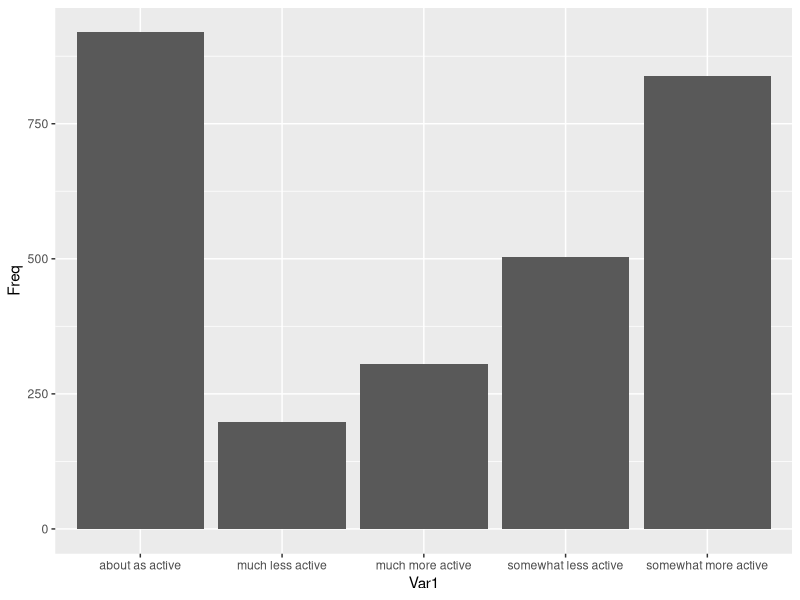
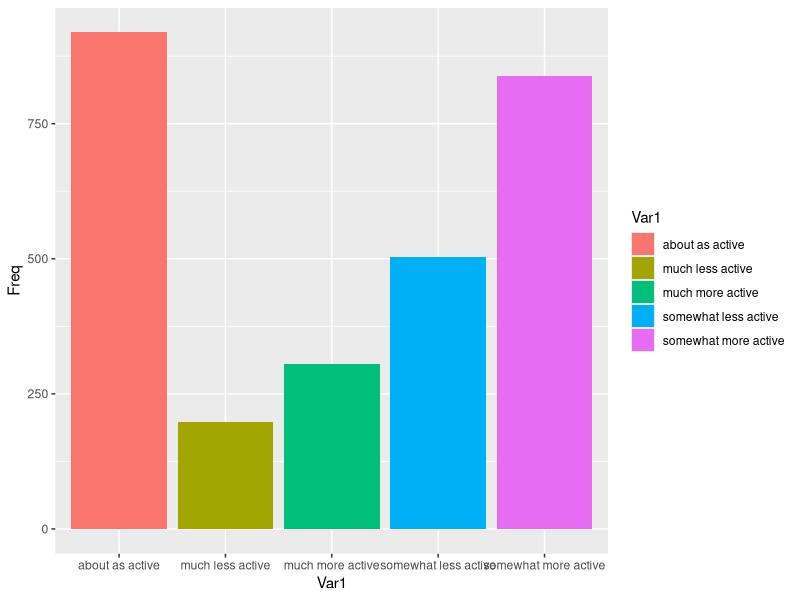
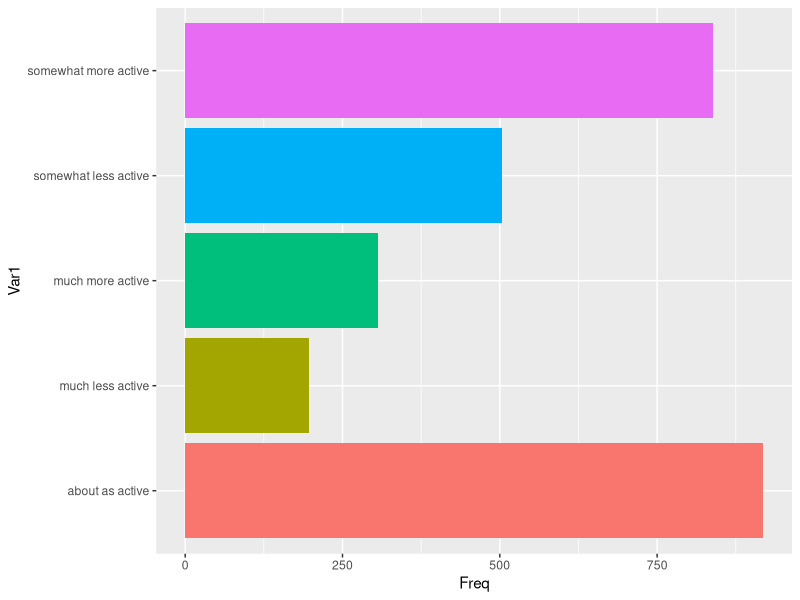
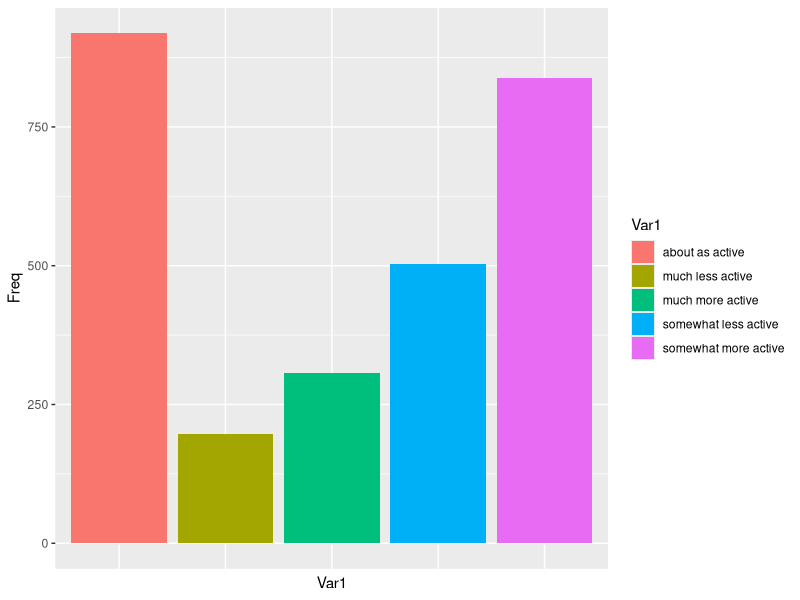
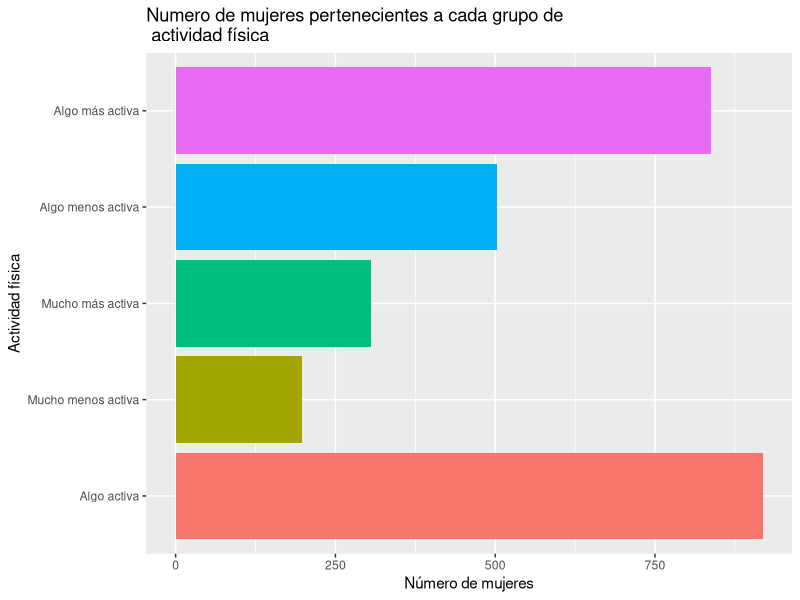
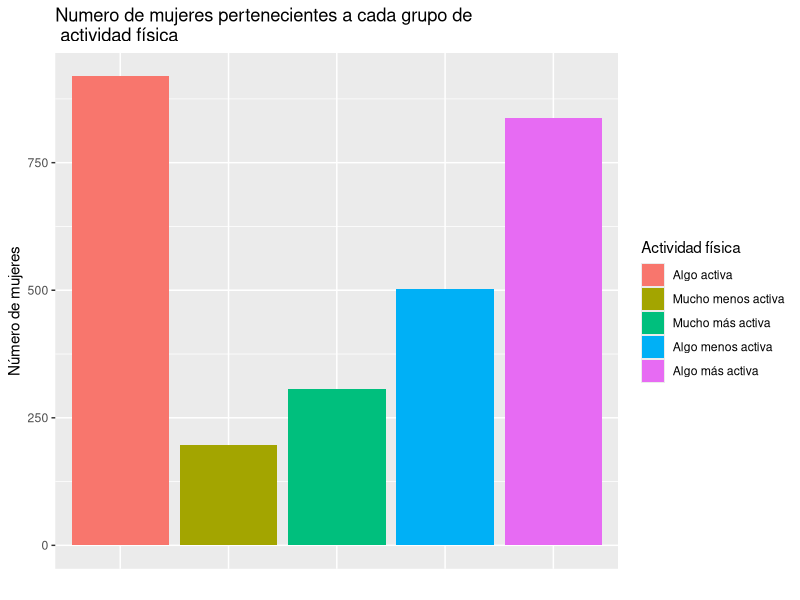
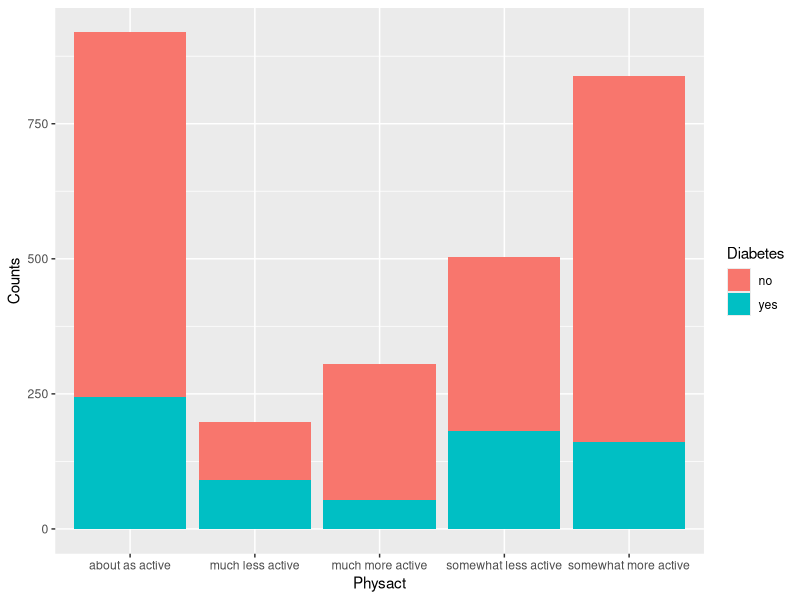
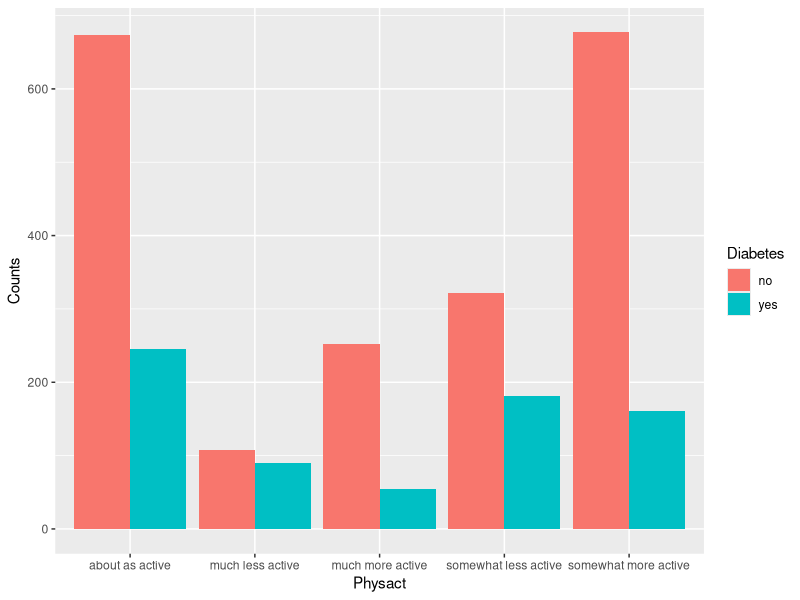

Recreate these plots in R, in order.
## ---- chunk 1
library(ggplot2)
## ---- chunk 2
setwd("/home/paulina/Documents/DataScience/Notebooks/")
hers <- read.csv("source/hersdata.csv")
## ---- chunk 3
head(hers)
## ---- chunk 4
counts <- table(hers$physact) #Obtenemos la cuenta para cada categoria con la funcion table()
counts <- as.data.frame(counts) #Lo convertimos en un dataframe para graficar
counts
## ---- chunk 5
ggplot(counts, aes(x = Var1, y = Freq)) +
  geom_bar(stat = "identity")
## ---- chunk 6
ggplot(counts, aes(x = Var1, y = Freq, fill = Var1)) +
  geom_bar(stat = "identity") 
## ---- chunk 7
#Girando la grafica con coord_flip() y eliminando la leyenda con theme()
ggplot(counts, aes(x = Var1, y = Freq, fill = Var1)) +
  geom_bar(stat = "identity") +
  coord_flip() +
  theme(legend.position = "none") 

#Eliminando los nombres del eje de las x y dejando la leyenda
ggplot(counts, aes(x = Var1, y = Freq, fill = Var1)) +
  geom_bar(stat = "identity") +
  theme(axis.ticks.x = element_blank(), axis.text.x=element_blank())
## ---- chunk 8
#Para cambiar el titulo y los nombres de los ejes, usamos los parametros "title", "x" y "y" dentro de labs()
#Paraca cambiar los nombres de los grupos:
#Caso 1: usando "labels" adentro de scale_x_discrete() 
ggplot(counts, aes(x = Var1, y = Freq, fill = Var1)) +
  geom_bar(stat = "identity") +
  coord_flip() +
  theme(legend.position = "none") +
  scale_x_discrete(labels = c("Algo activa", "Mucho menos activa", "Mucho más activa", "Algo menos activa", "Algo más activa")) +
  labs(title = "Numero de mujeres pertenecientes a cada grupo de \n actividad física", x = "Actividad física", y = "Número de mujeres")

#Caso 2: usando "name" y "labels" adentro de scale_fill_discrete()
ggplot(counts, aes(x = Var1, y = Freq, fill = Var1)) +
  geom_bar(stat = "identity") +
  theme(axis.ticks.x = element_blank(), axis.text.x=element_blank()) +
  scale_fill_discrete(name = "Actividad física", labels = c("Algo activa", "Mucho menos activa", "Mucho más activa", "Algo menos activa", "Algo más activa")) +
  labs(title = "Numero de mujeres pertenecientes a cada grupo de \n actividad física", x = "", y = "Número de mujeres")
## ---- chunk 9
#Sacamos las cuentas de mujeres para cada grupo de actividad fisica y de diabetes
counts2 <- tapply(hers$physact, 
                  list(hers$physact, hers$diabetes), 
                  table)
#Convertimos la matriz en un dataframe y hacemos que los nombres de las filas sean una columna
counts2 <- as.data.frame(counts2)
counts2$Physact <- rownames(counts2)
counts2
## ---- chunk 10
counts2 <- reshape(counts2, #Objeto a transformar
        direction = "long", #Necesitamos formato long
        varying = list(names(counts2)[1:2]), #Las columnas a alargar (las que tienen las cuentas) son la 1 y la 2
        v.names = "Counts", #Las cuentas se almacenaran en la columna "Counts"
        idvar = "Physact", #La variable con los identificadores del grupo de actividad fisica
        timevar = "Diabetes", #Variable que vamos a alargar, que corresponde a las columnas "no" y "yes"
        times = c("no", "yes"))
row.names(counts2) <- NULL
counts2
## ---- chunk 11
ggplot(counts2, aes(x = Physact, y = Counts, fill = Diabetes)) +
  geom_bar(stat = "identity") 
## ---- chunk 12
ggplot(counts2, aes(x = Physact, y = Counts, fill = Diabetes)) +
  geom_bar(stat = "identity", position=position_dodge()) 
## ---- chunk 13
#Barras apiladas
ggplot(counts2, aes(x = Physact, y = Counts, fill = Diabetes)) +
  geom_bar(stat = "identity") +
  coord_flip() +
  scale_fill_discrete(name = "Diabetes", labels = c("No", "Sí")) +
  scale_x_discrete(labels = c("Algo activa", "Mucho menos activa", "Mucho más activa", "Algo menos activa", "Algo más activa")) +
  labs(title = "Numero de mujeres pertenecientes a cada grupo de \n actividad física", x = "Actividad física", y = "Número de mujeres")

#Barras lado a lado
ggplot(counts2, aes(x = Physact, y = Counts, fill = Diabetes)) +
  geom_bar(stat = "identity", position=position_dodge()) +
  coord_flip() +
  scale_fill_discrete(name = "Diabetes", labels = c("No", "Sí")) +
  scale_x_discrete(labels = c("Algo activa", "Mucho menos activa", "Mucho más activa", "Algo menos activa", "Algo más activa")) +
  labs(title = "Numero de mujeres pertenecientes a cada grupo de \n actividad física", x = "Actividad física", y = "Número de mujeres")
## ---- chunk 14
ggplot(counts, aes(x = "", y = Freq, fill = Var1)) +
  geom_bar(stat = "identity") +
  coord_polar("y", start = 0) 
## ---- chunk 15
ggplot(counts, aes(x = "", y = Freq, fill = Var1)) +
  geom_bar(stat = "identity") +
  coord_polar("y", start = 0) +
  theme(axis.text = element_blank(), #Elimina los numeros
        axis.ticks = element_blank(), #Elimina la raya
        panel.grid  = element_blank()) #Elimina el circulo blanco
## ---- chunk 16
ggplot(counts, aes(x = "", y = Freq, fill = Var1)) +
  geom_bar(stat = "identity") +
  coord_polar("y", start = 0) +
  theme(axis.text = element_blank(), 
        axis.ticks = element_blank(), 
        panel.grid  = element_blank()) +
  scale_fill_discrete(name = "Actividad física", labels = c("Algo activa", "Mucho menos activa", "Mucho más activa", "Algo menos activa", "Algo más activa")) +
  labs(title = "Numero de mujeres pertenecientes a cada grupo de \n actividad física", x = "", y = "")
## ---- chunk 17
ggplot(hers, aes(x = glucose)) + 
  geom_histogram() +
  labs(title = "Histograma de la glucosa", x = "Glucosa", y = "Recuento")
## ---- chunk 18
ggplot(hers, aes(x = glucose)) + 
  geom_histogram(binwidth = 2, color = "black", fill = "white") +
  labs(title = "Histograma de la glucosa", x = "Glucosa", y = "Recuento")
## ---- chunk 19
ggplot(hers, aes(x = glucose)) + 
  geom_histogram(aes(y=..density..), binwidth = 2, color = "black", fill = "white") +
  geom_density(alpha = 0.2, fill = "blue") + 
  labs(title = "Histograma de la glucosa", x = "Glucosa", y = "Recuento")
## ---- chunk 20
ggplot(hers, aes(x = glucose, color = diabetes)) + 
  geom_histogram(binwidth = 2.5) +
  labs(title = "Histograma de la glucosa", x = "Glucosa", y = "Recuento")
## ---- chunk 21
ggplot(hers, aes(x = glucose, color = diabetes)) + 
  geom_histogram(binwidth = 2.5) +
  labs(title = "Histograma de la glucosa", x = "Glucosa", y = "Recuento") + 
  scale_color_discrete(name = "Diabetes", labels = c("No", "Sí")) 
## ---- chunk 22
ggplot(hers, aes(x = weight, y = glucose)) +
  geom_point() +
  labs(title = "Grafica de dispersion entre peso y glucosa", x = "Peso", y = "Glucosa")
## ---- chunk 23
ggplot(hers, aes(x = weight, y = glucose)) +
  geom_point() +
  geom_smooth(method = lm) +
  labs(title = "Grafica de dispersion entre peso y glucosa", x = "Peso", y = "Glucosa")
## ---- chunk 24
ggplot(hers, aes(x = weight, y = glucose)) +
  geom_point(color = "#39B600", shape = 23, alpha = 0.5) +
  labs(title = "Grafica de dispersion entre peso y glucosa", x = "Peso", y = "Glucosa")
## ---- chunk 25
ggplot(hers, aes(x = weight, y = glucose, color = diabetes)) +
  geom_point(aes(shape = insulin)) +
  labs(title = "Grafica de dispersion entre peso y glucosa", x = "Peso", y = "Glucosa")
## ---- chunk 26
ggplot(hers, aes(x = weight, y = glucose, color = diabetes)) +
  geom_point(aes(shape = insulin)) +
  labs(title = "Grafica de dispersion entre peso y glucosa", x = "Peso", y = "Glucosa") + 
  scale_color_discrete(name = "Diabetes", labels = c("No", "Sí")) +
  scale_shape_discrete(name = "Insulina", labels = c("No", "Sí")) 
## ---- chunk 27
ggplot(hers, aes(x = exercise, y = BMI)) + 
  geom_boxplot() +
  labs(title = "Boxplot del Indice de Masa Corporal y el ejercicio", x = "Ejercicio", y = "Indice de Masa Corporal (IMC)")
## ---- chunk 28
ggplot(hers, aes(x = exercise, y = BMI, color = exercise)) + 
  geom_boxplot() + 
  labs(title = "Boxplot del Indice de Masa Corporal y el ejercicio", x = "Ejercicio", y = "Indice de Masa Corporal")

ggplot(hers, aes(x = exercise, y = BMI, color = exercise)) + 
  geom_boxplot() + 
  theme(legend.position = "none") +
  labs(title = "Boxplot del Indice de Masa Corporal y el ejercicio", x = "Ejercicio", y = "Indice de Masa Corporal")
## ---- chunk 29
ggplot(hers, aes(x = exercise, y = BMI, color = smoking)) + 
  geom_boxplot() + 
  labs(title = "Boxplot del Indice de Masa Corporal y el ejercicio", x = "Ejercicio", y = "Indice de Masa Corporal")
## ---- chunk 30
ggplot(hers, aes(x = exercise, y = BMI, color = smoking)) + 
  geom_boxplot() + 
  labs(title = "Boxplot del Indice de Masa Corporal y el ejercicio", x = "Ejercicio", y = "Indice de Masa Corporal") + 
  scale_color_discrete(name = "Fuma", labels = c("No", "Sí")) + 
  scale_x_discrete(labels = c("No", "Sí"))
## ---- chunk 31
#Seleccionamos algunas variables cuantitativas: edad, peso, medida de la cintura, glucosa, colesterol LDL, colesterol HDL, trigliceridos, tensión arterial sistolica y tensión arterial diastolica
hm_data <- aggregate(hers[,c(2, 15, 17, 19, 21, 22, 23, 24, 25)], 
          by = list(hers$physact), #Agrupamos por actividad fisica
          mean, na.rm = T) #Obtenemos la media 
hm_data
## ---- chunk 32
hm_data <- reshape(hm_data, 
                   direction = "long", 
                   varying = list(names(hm_data)[2:10]),
                   v.names = "Value", 
                   idvar = "Group.1", 
                   timevar = "Variable", 
                   times = colnames(hm_data)[2:10])
row.names(hm_data) <- NULL
hm_data[1:15,]
## ---- chunk 33
ggplot(hm_data, aes(x = Variable, y = Group.1, fill = Value)) +
  geom_tile()
## ---- chunk 34
ggplot(hm_data, aes(x = Variable, y = Group.1, fill = Value)) +
  geom_tile() +
  scale_fill_gradient(low = "white", high = "steelblue")

ggplot(hm_data, aes(x = Variable, y = Group.1, fill = Value)) +
  geom_tile() +
  scale_fill_gradient2(low = "forestgreen", high = "red", mid = "gold", midpoint = median(hm_data$Value))
## ---- chunk 35
ggplot(hm_data, aes(x = Variable, y = Group.1, fill = Value)) +
  geom_tile() +
  scale_fill_gradient2(low = "forestgreen", high = "red", mid = "gold", midpoint = median(hm_data$Value)) +
  labs(title = "Heatmap de variables por grupo de actividad física", fill = "Valor", y = "Grupo de actividad física", x = "Variable") +
  scale_y_discrete(labels = c("Algo activa", "Mucho menos activa", "Mucho más activa", "Algo menos activa", "Algo más activa")) +
  scale_x_discrete(labels = c("Edad", "TAD", "Glucosa", "HDL", "LDL", "TAS", "TG", "Cintura", "Peso"))
